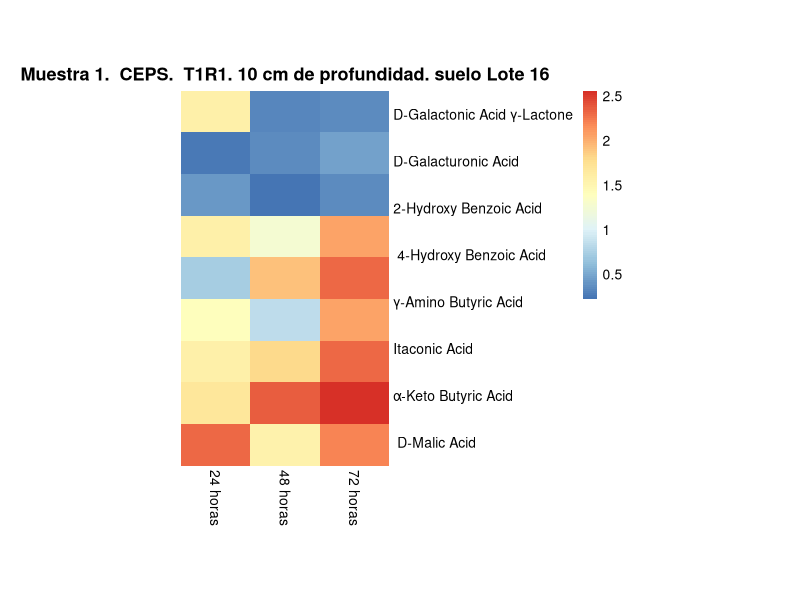

Generate this figure with R:
# Load the pheatmap package
library(pheatmap)

# Define the 24-hour data
data_24hrs <- c(
  1.557, 0.332333333333333, 0.352333333333333, 0.253, 
  0.347, 0.475333333333333, 0.424666666666667, 0.22, 
  0.358
)

# Define the 48-hour data
data_48hrs <- c(
  1.557, 1.26566666666667, 2.058, 0.710666666666667, 
  1.919, 2.315, 1.40866666666667, 0.845333333333333, 
  2.04833333333333
)

# Define the 72-hour data
data_72hrs <- c(
  1.557, 1.79133333333333, 2.30766666666667, 1.675, 
  2.362, 2.55433333333333, 2.302, 1.53966666666667, 
  2.18433333333333
)

# Combine all data into a matrix
data <- matrix(
  c(data_24hrs, data_48hrs, data_72hrs), 
  nrow = 9, byrow = TRUE
)

# Define the compounds
compounds <- c(
  "D-Galactonic Acid γ-Lactone", "D-Galacturonic Acid", 
  "2-Hydroxy Benzoic Acid", " 4-Hydroxy Benzoic Acid", 
  "γ-Amino Butyric Acid", "Itaconic Acid", 
  "α-Keto Butyric Acid", " D-Malic Acid")

# Define the time points
time_points <- c("24 horas", "48 horas", "72 horas")

# Create the heatmap
pheatmap(
  data,
  labels_row = compounds,
  labels_col = time_points,
  cluster_cols = FALSE,
  cluster_rows = FALSE,
  fontsize = 10,
  main = "Muestra 1.  CEPS.  T1R1. 10 cm de profundidad. suelo Lote 16",
  cellwidth = 50,
  cellheight = 30,
  border_color = NA
)
